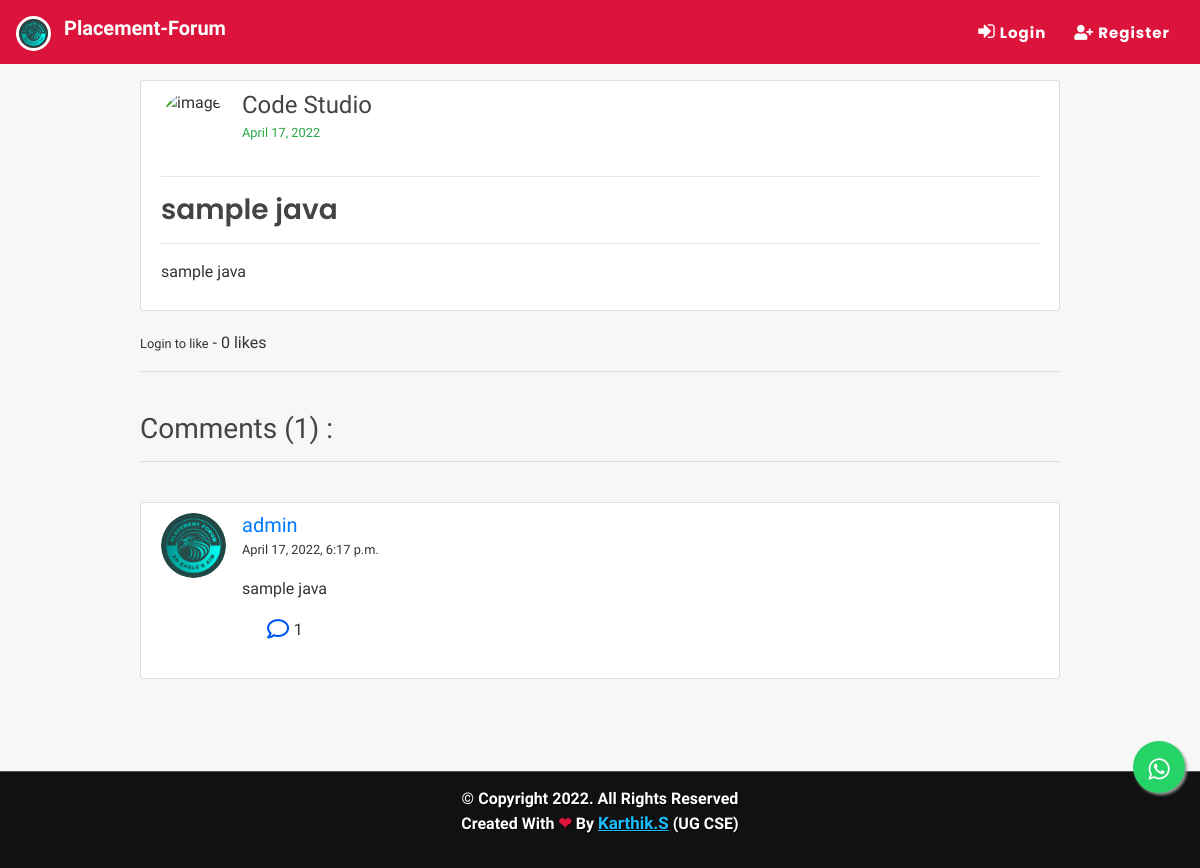
The app's page /post/java/3/ with its own data.
### blog/models.py (models this page shows, shortened)
class Postjava(models.Model):
    titlejava = models.CharField(max_length=150,verbose_name="Titlejava")
    categoryjava = models.CharField( max_length=255, default="coding")
    content = RichTextField(blank=True, null=True)
    videodetails = RichTextField(blank=True, null=True)
    qndetails = RichTextField(blank=True, null=True)
    docdetails = RichTextField(blank=True, null=True)
    date_posted = models.DateTimeField(default=timezone.now)
    date_updated = models.DateTimeField(auto_now=True)
    author = models.ForeignKey(User, on_delete=models.CASCADE)
    topics = models.CharField(max_length=255, default='sample')
    likes = models.ManyToManyField(User, related_name="blogpostjava", blank=True)
    saves = models.ManyToManyField(User, related_name="blogsavejava", blank=True)
    def total_likes_java(self):
        return self.likes.count()
    def total_saves_java(self):
        return self.saves.count()

class Commentjava(models.Model):
    postjava = models.ForeignKey(Postjava, related_name="commentsjava" , on_delete=models.CASCADE)
    name = models.ForeignKey(User, on_delete=models.CASCADE)
    body = models.TextField(max_length=200)
    date_added = models.DateTimeField(auto_now_add=True)
    likes = models.ManyToManyField(User, related_name="blogcommentjava", blank=True)
    reply = models.ForeignKey('self', null=True, related_name="replies", on_delete=models.CASCADE)
    def total_clikes_java(self):
        return self.likes.count()

### users/models.py (models this page shows, shortened)
class Profile(models.Model):
    user = models.OneToOneField(User, on_delete=models.CASCADE)
    is_online = models.BooleanField(default=False)
    following = models.ManyToManyField(User, related_name="following", blank=True)
    friends = models.ManyToManyField(User, related_name='my_friends', blank=True)
    bio = models.CharField(default="",blank=True,null=True,max_length=350)
    date_of_birth = models.CharField(blank=True,max_length=150)
    updated = models.DateTimeField(auto_now=True)
    created = models.DateTimeField(auto_now_add=True)
    image = models.ImageField(default='default.jpg', upload_to='profile_pics',blank=True, null=True)

### blog/views.py (the view)
# urls.py: path('post/java/<int:pk>/', PostDetailViewjava, name='post-detail-java'),
def PostDetailViewjava(request,pk):
    stuff = get_object_or_404(Postjava, id=pk)
    total_likes_java = stuff.total_likes_java()
    total_saves_java = stuff.total_saves_java()
    total_comments_java = stuff.commentsjava.all().filter(reply=None).order_by('-id')
    total_comments2_java= stuff.commentsjava.all().order_by('-id')
    context = {}
    if request.method == "POST":
        comment_qs_java = None
        comment_form_java = CommentFormjava(request.POST or None)
        if comment_form_java.is_valid():
            form = request.POST.get('body')
            reply_id = request.POST.get('comment_id')
            if reply_id:
                comment_qs_java = Commentjava.objects.get(id=reply_id)
            commentjava = Commentjava.objects.create(name=request.user,postjava=stuff,body=form, reply=comment_qs_java)
            commentjava.save()
            total_comments_java = stuff.commentsjava.all().filter(reply=None).order_by('-id')
            total_comments2_java = stuff.commentsjava.all().order_by('-id')
    else:
        comment_form_java = CommentFormjava()
    tcl_java={}
    for cmt in total_comments2_java:
        total_clikes_java = cmt.total_clikes_java()
        clikedjava = False
        if cmt.likes.filter(id=request.user.id).exists():
            clikedjava = True
        tcl_java[cmt.id] = clikedjava
    context["clikes"]=tcl_java
    liked = False
    if stuff.likes.filter(id=request.user.id).exists():
        liked = True
    context["total_likes_java"]=total_likes_java
    context["liked"]=liked
    saved = False
    if stuff.saves.filter(id=request.user.id).exists():
        saved = True
    context["total_saves_java"]=total_saves_java
    context["saved"]=saved
    context['comment_form_java'] = comment_form_java
    context['post']=stuff
    context['comments']=total_comments_java
    if is_ajax(request=request):
        html = render_to_string('blog/comments_java.html',context, request=request)
        return JsonResponse({'form':html})
    return render(request, 'blog/post_detail_java.html', context)

### blog/views.py (called while the page is built)
def is_ajax(request):
    return request.META.get('HTTP_X_REQUESTED_WITH') == 'XMLHttpRequest'

### blog/templates/blog/post_detail_java.html (shortened to what this page needs)
{% extends "blog/base.html" %}
{% block content %}
<div class="col-md-10 m-auto">
<article class="content-section" style="overflow: auto;">
    <div class="media">
        <img class="rounded-circle article-img" src="https://i.ibb.co/71FNvw0/ds-logo.png" alt="image">
        <div class="media-body">
            <h4 class="d-inline">Code Studio</h4>
            <p><small class="text-success" style="color:darkgreen" >{{ post.date_posted|date:"F d, Y" }}</small></p>
        </div>
    </div>
    <hr>
    <h3 class="d-inline"><a class="article-title" href="{% url 'post-detail' post.id %}">{{ post.titlejava }}</a></h3>
    <hr>
    <p class="article-content">{{ post.content|safe }}</p>
</article>
<div id="like-section-java">
    {% include 'blog/like_section_java.html' %}
</div>
<hr>
<div class="main-comment-section">
    {% include 'blog/comments_java.html' %}
</div>
<br><br>
</div>
{% endblock %}

### blog/templates/blog/comments_java.html (shortened to what this page needs)
<div id="tempocs">
    <br>
    <h3>Comments ({{ comments.count }}) :</h3>
    <hr>
    <br>
    {% if not comments %}
        No Comments Yet...
    {% else %}
        {% for comment in comments %}
        <div class="content-section">
            <div class="media g-mb-30 media-comment">
                <img class="d-flex g-width-50 g-height-50 rounded-circle g-mt-3 g-mr-15 rounded-circle article-img" src="{{comment.name.profile.image.url}}" alt="Profile-image">
                <div class="media-body u-shadow-v18 g-bg-secondary g-pa-30">
                    <div class="g-mb-15">
                        <h5 class="h5 g-color-gray-dark-v1 mb-0"><a class="mr-2" href="{% url 'profile-detail-view' comment.name.pk %}">{{comment.name}}</a></h5>
                        <small class="text-mute">{{comment.date_added}}</small>
                    </div>
                    <p class="mt-3">{{comment.body}}</p>
                    <ul class="list-inline d-sm-flex my-0">
                        <li class="list-inline-item">
                            <a class="btn btncmt" data-toggle="collapse" href="#multiCollapse{{comment.id}}" role="button" aria-expanded="false" aria-controls="multiCollapse{{comment.id}}">
                                <i class="far fa-comment"></i>
                            </a>
                             {{comment.replies.count}}
                        </li>
                    </ul>
                    <br>
                </div>
            </div>
        </div>
        <br>
        {% endfor %}
    {% endif %}
    </div>

### blog/static/blog/main.css (style rules this page uses)
body { background: #f7f7f7; color: #333333; margin-top: 5rem; scroll-behavior: smooth; }
h1, h2, h3, h4, h5, h6 { color: #444444; }
ul { margin: 0; }
.content-section { background: #ffffff; padding: 10px 20px; border: 1px solid #dddddd; border-radius: 3px; margin-bottom: 20px; }
.article-title { color: #444444; font-family: 'poppins'; font-weight: 600; }
.article-content { white-space: pre-line; }
.article-img { height: 65px; width: 65px; margin-right: 16px; }
.btncmt i { font-size: 22px; color: rgb(0, 84, 241); }
.btn { border-radius: 0px; padding: 8px 15px; font-size: 14px; }
.btncmt { padding: 0; }

### blog/templates/blog/base.html (style rules this page uses)
* { font-family: 'IBM Plex Sans Hebrew', sans-serif; }

### records on screen
Postjava: date_posted "April 17, 2022", titlejava "sample java", content "sample java"
Commentjava: name.profile.image (picture), name "admin", date_added "April 17, 2022, 6:17 p.m.", body "sample java", replies.count "1"

### other values on screen
{{ total_likes_java }} "0"
{{ comments.count }} "1"
